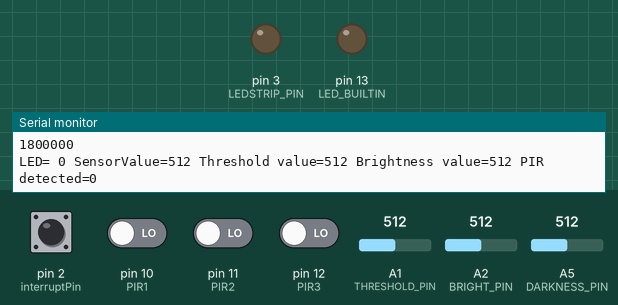
Simulated run of this sketch. Board: Arduino Uno, built with avr-gcc and run on an emulated ATmega328P. Shown: output pins drawn as LEDs (lit = HIGH), the last lines printed to the serial monitor. Inputs (shaded band) come from the test bench; at power-on: pin 2 (interruptPin) HIGH, pin 10 (PIR1), pin 11 (PIR2), pin 12 (PIR3) LOW, A5 (DARKNESS_PIN) = 512, A1 (THRESHOLD_PIN) = 512, A2 (BRIGHT_PIN) = 512.

Above: at 1.2 s.
1.3 s: A5 (DARKNESS_PIN) set to 527
At 2.3 s:
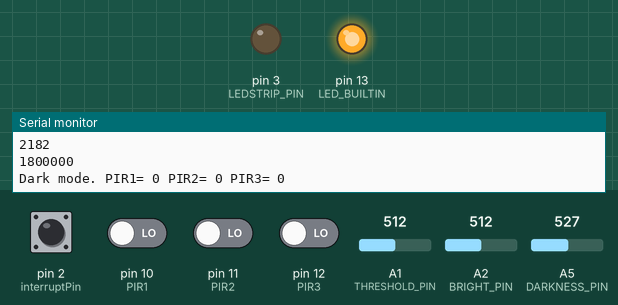
3.0 s: pin 2 (interruptPin) pulled LOW for 0.15 s
At 3.4 s:
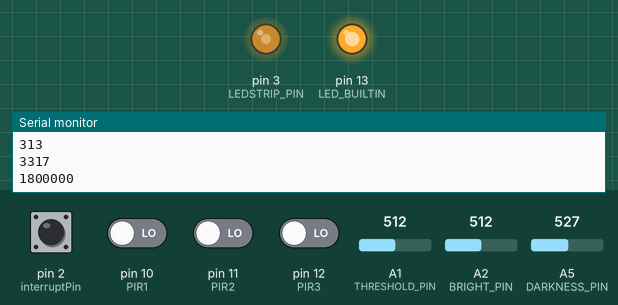
4.6 s: A1 (THRESHOLD_PIN) set to 538
At 5.9 s:
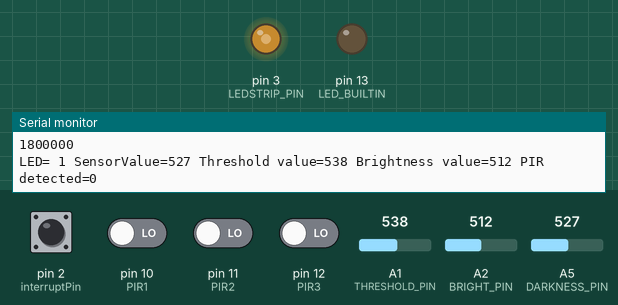
6.2 s: A2 (BRIGHT_PIN) set to 716
At 7.4 s:
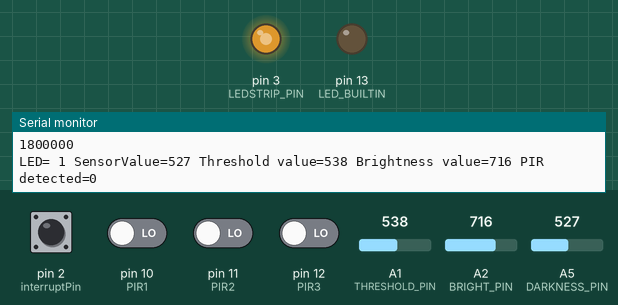
7.8 s: A1 (THRESHOLD_PIN) set to 511
At 9.1 s:
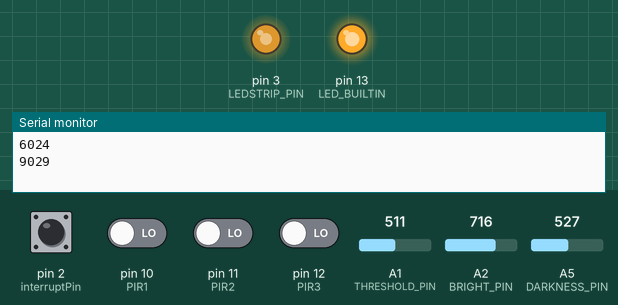
9.4 s: A2 (BRIGHT_PIN) set to 1010
At 10.8 s:
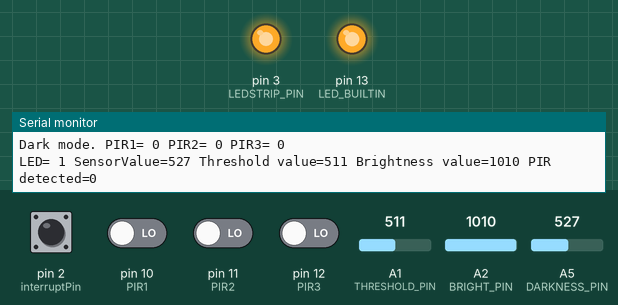
Timing chart, 0 to 12.1 s (numbered marks = the images above; inputs shaded):
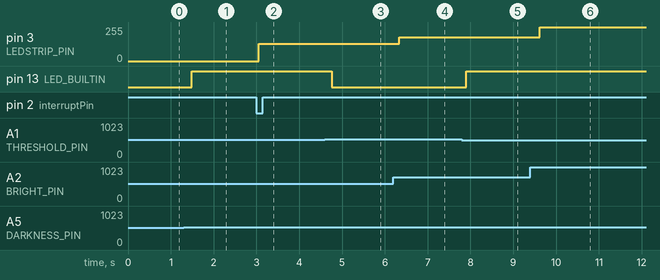

The sketch:

bedlight.ino
```cpp
//Пин, отвечающий за прием данных об освещенности:
#define DARKNESS_PIN A5
//Пин, отвечающий за прием данных о пороге освещенности:
#define THRESHOLD_PIN A1
//Пин, отвечающий за прием данных яркости освещения:
#define BRIGHT_PIN A2
//Пин, отвечающий за включение подсветки и управления ее якростью с помощью ШИМ
#define LEDSTRIP_PIN 3
//Пины, к которым подключены PIR-сенсоры (датчики движения HC-SR501)
#define PIR1 10
#define PIR2 11
#define PIR3 12

//Пин, отвечающий за прерывание по ручной кнопке (включение/выключение подсветки)
#define interruptPin 2

volatile unsigned long switch_time=0;
volatile unsigned long switch_time_PIR=0;

//Переменная для порога освещенности:
int thresholdValue;

//Длительность работы подсветки после включения от сенсора (сек.):
int lightDur=15;

//Длительность работы подсветки после включения от сенсора (мин.):
long int manLightDur=30;

//Величина освещенности:
int sensorValue=0;
//Величина яркость подсветки:
int brightnessValue=0;
//Статус подсветки (изначально выключена):
boolean ledStatus=false;

//Признак включения подсветки через PIR сенсор:
boolean PIRlight=false;

void setup() {
  Serial.begin(9600);
  pinMode(LEDSTRIP_PIN, OUTPUT);
  analogWrite(LEDSTRIP_PIN, 0); //Выключаем подсветку при запуске программы
  //digitalWrite(LEDSTRIP_PIN, LOW); //Выключаем подсветку при запуске программы
  //Инициализируем входы сенсоров присутствия:
  pinMode(PIR1, INPUT);
  pinMode(PIR2, INPUT);
  pinMode(PIR3, INPUT);
  attachInterrupt(digitalPinToInterrupt(interruptPin), manualSwitch, FALLING);
  pinMode(LED_BUILTIN, OUTPUT);
}


void loop() {
  sensorValue = analogRead(DARKNESS_PIN);//Считываем текущую освещенность
  thresholdValue = analogRead(THRESHOLD_PIN);//Считываем порог освещенности с потенциометра
  brightnessValue = analogRead(BRIGHT_PIN);//Считываем требуемую яркость с потенциометра
  Serial.println("LED= "+String(ledStatus)+" SensorValue="+String(sensorValue)+" Threshold value="+String(thresholdValue)+" Brightness value="+String(brightnessValue)+" PIR detected="+String(PIRlight));
  Serial.println(millis()-switch_time);
  Serial.println(millis()-switch_time_PIR);
  Serial.println(1000L*60L*manLightDur);
  boolean humanDetected = digitalRead(PIR1) | digitalRead(PIR2) | digitalRead(PIR3);//Проверяем датчики движения

  if(ledStatus){
    analogWrite(LEDSTRIP_PIN, brightnessValue/4); //Включаем подсветку с помощью ШИМ
    if(PIRlight && (millis()-switch_time_PIR > 1000*lightDur)){//Подсветка горит и была включена с помощью PIR сенсора:
      if(humanDetected){//Время вышло, но снова обнаружено движение
        switch_time_PIR = millis();//Обновление счетчика времени
      }
      else{
        ledstripOff();//Выключаем подсветку при превышении таймером заданного промежутка времени lightDur (сек.)
      }
    }
    else if(!PIRlight && (millis()-switch_time > 1000L*60L*manLightDur)){//Подсветка горит и была включена с помощью кнопки:
      ledstripOff();//Выключаем подсветку  при превышения таймером заданного промежутка manLightDur (мин.)
    }
  }
  else{
    analogWrite(LEDSTRIP_PIN, 0); //Выключаем подсветку с помощью ШИМ
  }

  if(sensorValue>thresholdValue){//Если достаточно темно
    digitalWrite(LED_BUILTIN, HIGH);//Включаем светодиод на плате для индикации, что освещение теемнее, чем порог
    //boolean humanDetected = digitalRead(PIR1) | digitalRead(PIR2) | digitalRead(PIR3);
    Serial.println("Dark mode. PIR1= "+String(digitalRead(PIR1))+" PIR2= "+String(digitalRead(PIR2))+" PIR3= "+String(digitalRead(PIR3)));
    if(!ledStatus && humanDetected){//Если подсветка была выключена и сработал один из сенсоров, то включаем подсветку на X секунд
      PIRlight=true;//Выставляем признак включения подсветки от PIR сенсора
      switch_time_PIR = millis();
      ledstripOn();//Включаем подсветку
      //delay(1000*lightDur);// Ждем заданное в lightDur время в секундах
      //ledstripOff();//Выключаем подсветку
    }
    //sensorValue = analogRead(DARKNESS_PIN);//Считываем текущую освещенность
  }
  else{
    digitalWrite(LED_BUILTIN, LOW);//Выключаем светодиод на плате
  }
}

void ledstripOn(){
  //analogWrite(LEDSTRIP_PIN, brightnessValue/4); //Включаем подсветку с помощью ШИМ
  //digitalWrite(LEDSTRIP_PIN, HIGH);
  //Serial.println("Light is ON for "+String(lightDur)+" seconds. Lightness value="+String(sensorValue)+ " Brightness="+String(brightnessValue/4));
  ledStatus=true;
}

void ledstripOff(){
  //analogWrite(LEDSTRIP_PIN, 0); //Выключаем подсветку с помощью ШИМ
  //digitalWrite(LEDSTRIP_PIN, LOW);
  Serial.println("Light is OFF. Lightness value="+String(sensorValue));
  ledStatus=false;
  PIRlight=false;//Сбрасываем признак включения через PIR
}

void manualSwitch(){//Обработчик прерываний по нажатию на кнопку ручного выключения/выключения подсветки
  if(millis()-switch_time>1000){//В целях защиты от дребезка меняем состояние не чаще, чем раз в 1000 мс
    if(ledStatus){
      ledstripOff();
    }
    else if(!ledStatus && sensorValue>thresholdValue){ //Кнопка на включение срабатывает только в темноте
      ledstripOn();
    }
  switch_time = millis();
  }

}
```

Measured:
- the behaviour switches between 512 and 513 on A5 (DARKNESS_PIN) (found by bisection; images 0 and 1)
- the behaviour switches between 526 and 527 on A1 (THRESHOLD_PIN) (found by bisection; images 2 and 3)
- after the input at 1.3 s, pin 13 (LED_BUILTIN): LOW → HIGH after 0.19 s
- after the input at 3.0 s, pin 3 (LEDSTRIP_PIN): 0/255 → 128/255 after 0.05 s
- after the input at 4.6 s, pin 13 (LED_BUILTIN): HIGH → LOW after 0.16 s
- after the input at 6.2 s, pin 3 (LEDSTRIP_PIN): 128/255 → 179/255 after 0.13 s
- after the input at 7.8 s, pin 13 (LED_BUILTIN): LOW → HIGH after 0.11 s
- after the input at 9.4 s, pin 3 (LEDSTRIP_PIN): 179/255 → 252/255 after 0.22 s
